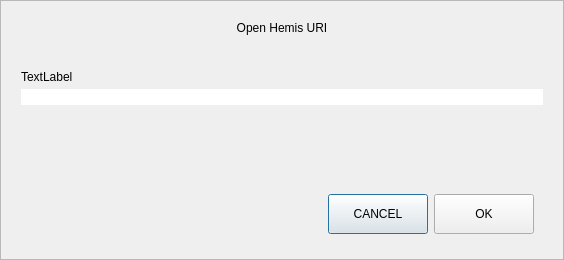
<?xml version="1.0" encoding="UTF-8"?>
<ui version="4.0">
 <class>OpenURIDialog</class>
 <widget class="QDialog" name="OpenURIDialog">
  <property name="geometry">
   <rect>
    <x>0</x>
    <y>0</y>
    <width>564</width>
    <height>260</height>
   </rect>
  </property>
  <property name="windowTitle">
   <string>Open URI</string>
  </property>
  <layout class="QVBoxLayout" name="verticalLayout">
   <property name="spacing">
    <number>0</number>
   </property>
   <property name="leftMargin">
    <number>0</number>
   </property>
   <property name="topMargin">
    <number>0</number>
   </property>
   <property name="rightMargin">
    <number>0</number>
   </property>
   <property name="bottomMargin">
    <number>0</number>
   </property>
   <item>
    <widget class="QFrame" name="frame">
     <property name="frameShape">
      <enum>QFrame::StyledPanel</enum>
     </property>
     <property name="frameShadow">
      <enum>QFrame::Raised</enum>
     </property>
     <layout class="QVBoxLayout" name="verticalLayout_2">
      <property name="spacing">
       <number>5</number>
      </property>
      <property name="leftMargin">
       <number>20</number>
      </property>
      <property name="topMargin">
       <number>20</number>
      </property>
      <property name="rightMargin">
       <number>20</number>
      </property>
      <property name="bottomMargin">
       <number>16</number>
      </property>
      <item>
       <widget class="QLabel" name="labelTitle">
        <property name="text">
         <string>Open Hemis URI</string>
        </property>
        <property name="alignment">
         <set>Qt::AlignCenter</set>
        </property>
       </widget>
      </item>
      <item>
       <spacer name="verticalSpacer_2">
        <property name="orientation">
         <enum>Qt::Vertical</enum>
        </property>
        <property name="sizeType">
         <enum>QSizePolicy::Fixed</enum>
        </property>
        <property name="sizeHint" stdset="0">
         <size>
          <width>20</width>
          <height>30</height>
         </size>
        </property>
       </spacer>
      </item>
      <item>
       <widget class="QLabel" name="labelSubtitle">
        <property name="text">
         <string notr="true">TextLabel</string>
        </property>
       </widget>
      </item>
      <item>
       <layout class="QHBoxLayout" name="horizontalLayout">
        <property name="spacing">
         <number>0</number>
        </property>
        <item>
         <widget class="QValidatedLineEdit" name="uriEdit">
          <property name="styleSheet">
           <string notr="true">#uriEdit{
	border-top-right-radius:0px;
	border-bottom-right-radius:0px;
}</string>
          </property>
         </widget>
        </item>
       </layout>
      </item>
      <item>
       <spacer name="verticalSpacer">
        <property name="orientation">
         <enum>Qt::Vertical</enum>
        </property>
        <property name="sizeHint" stdset="0">
         <size>
          <width>20</width>
          <height>40</height>
         </size>
        </property>
       </spacer>
      </item>
      <item>
       <widget class="QWidget" name="widget" native="true">
        <property name="minimumSize">
         <size>
          <width>0</width>
          <height>50</height>
         </size>
        </property>
        <layout class="QHBoxLayout" name="horizontalLayout_2">
         <item>
          <spacer name="horizontalSpacer">
           <property name="orientation">
            <enum>Qt::Horizontal</enum>
           </property>
           <property name="sizeHint" stdset="0">
            <size>
             <width>289</width>
             <height>20</height>
            </size>
           </property>
          </spacer>
         </item>
         <item>
          <widget class="QPushButton" name="pushButtonCancel">
           <property name="minimumSize">
            <size>
             <width>100</width>
             <height>40</height>
            </size>
           </property>
           <property name="text">
            <string>CANCEL</string>
           </property>
          </widget>
         </item>
         <item>
          <widget class="QPushButton" name="pushButtonOK">
           <property name="minimumSize">
            <size>
             <width>100</width>
             <height>40</height>
            </size>
           </property>
           <property name="text">
            <string>OK</string>
           </property>
          </widget>
         </item>
        </layout>
       </widget>
      </item>
     </layout>
    </widget>
   </item>
  </layout>
 </widget>
 <customwidgets>
  <customwidget>
   <class>QValidatedLineEdit</class>
   <extends>QLineEdit</extends>
   <header>qvalidatedlineedit.h</header>
  </customwidget>
 </customwidgets>
 <resources/>
 <connections/>
</ui>
